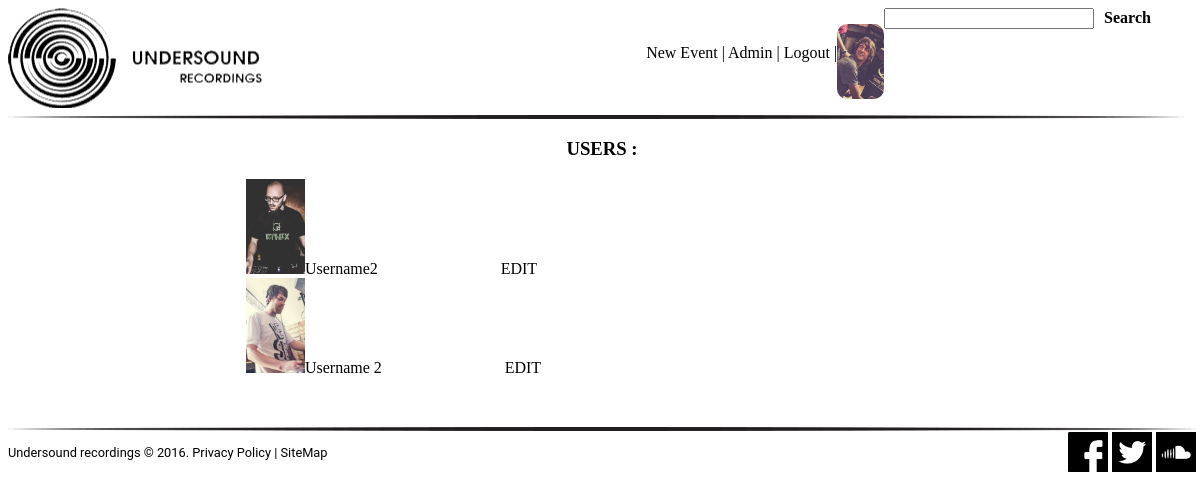
The page /admin.php (signed in) on the database its author committed.
### tables this page shows
CREATE TABLE `user` (
  `user_id` int(10) NOT NULL,
  `firstname` varchar(100) NOT NULL,
  `lastname` varchar(100) NOT NULL,
  `password` varchar(200) NOT NULL,
  `email` varchar(100) NOT NULL,
  `username` varchar(100) NOT NULL,
  `profilepic` varchar(50) DEFAULT 'assets/default_profile_image.png',
  `status` varchar(10) DEFAULT NULL,
  `banned` varchar(3) DEFAULT 'NO',
  `activation` varchar(40) DEFAULT NULL
);

### admin.php (the view, shortened to what this page needs)
<?php
include_once('header.php');
include_once('dbCon.php');
?>
<h3 style='text-align:center'> USERS :  </h3>
<?php
        $sql = "select * from user where user_id != '$user_id' ";
        $result = mysqli_query($conn, $sql);
        if(mysqli_num_rows($result) > 0){
                while($row = mysqli_fetch_assoc($result)){
                        $username = $row['username'];
                        $user_id = $row['user_id'];
                        $profile_pic = $row['profilepic'];
                        echo "<div>
                        <img src='$profile_pic' style = 'width : 5%; margin-left:20%;'>$username <a href='edit_user.php?user_id=$user_id' style='margin-left:10%';>EDIT</a></div>";
                }
        }
include_once('footer.php');
?>

### header.php (shortened to what this page needs)
<head>
		<link id="cssStyle" rel="stylesheet"  href="css/style.css"/>
	</head>
	<body>
				<div class='header'>
				<div class="logo">
					<a href="index.php"><img src="assets/logo-01.png" alt="logo"></a>
				</div>
    <form method='post' action='' id='search'>
    <input type='text' name='search' value="<?php if(isset($search)){echo $search;} ?>">
    <input type='submit' value='Search'>
    </form><br><br>
                <div id='nav' ;>
                    <?php
                    if(!$_SESSION)
                    {
                        echo "<a href='login.php'> Login | </a> <a href='register.php'> Register</a>  ";
                    }else{
					include_once('dbCon.php');
					$user_id = $_SESSION['user_id'];
					$sql = "select * from user where user_id = '$user_id'";
    				$result = mysqli_query($conn, $sql);
					if(mysqli_num_rows($result) > 0){
            while($row = mysqli_fetch_assoc($result)){
                    $profile_picture = $row['profilepic'];
					echo "<a href='profile.php?user_id=$user_id'><img src='$profile_picture' id='profile_pic'></a>";
					if($_SESSION['status']){
							echo "<a href='post.php'> New Event | </a> <a href='admin.php'> Admin | </a>";
						}
					include ("logout.php");
					}}};?>
				</div>
	</div>

### logout.php (shortened to what this page needs)
<?php
          echo "<a href='?log=out'>Logout</a> | ";
  ?>

### CSS/style.css (style rules this page uses)
body { font-family: "ITC bold"; width: 99%; }
a { text-decoration: none; color: black; }
.header { width: 99%; background-image: url(../assets/border.png); background-position: center bottom; background-size: contain; background-repeat: no-repeat; }
.logo { float: left; padding-bottom: 3px; }
#nav { text-align: right; }
#profile_pic { border-radius: 10px; width: 4%; float: right; position: relative; top: -20px; }
input[type=text] { width: 70%; display: inline; }
input[type=submit], input[type=file] { border: 0; font-size : 1em; display: inline; background: white; font-weight: bold; font-family: "ITC bold"; cursor: pointer; }
#search { width:300px; float: right; }

### rows shown on the page
user: profilepic (picture)
user: profilepic (picture), username "Username2"
user: profilepic (picture), username "Username 2"
